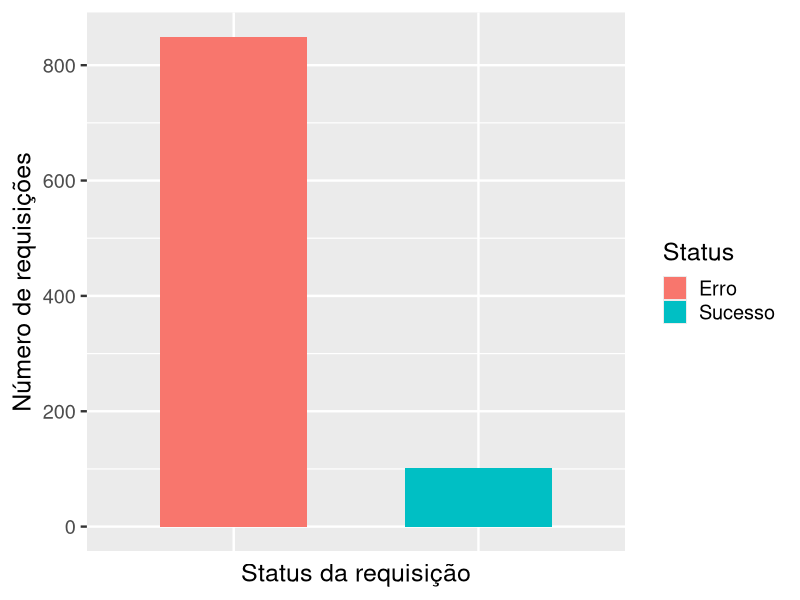
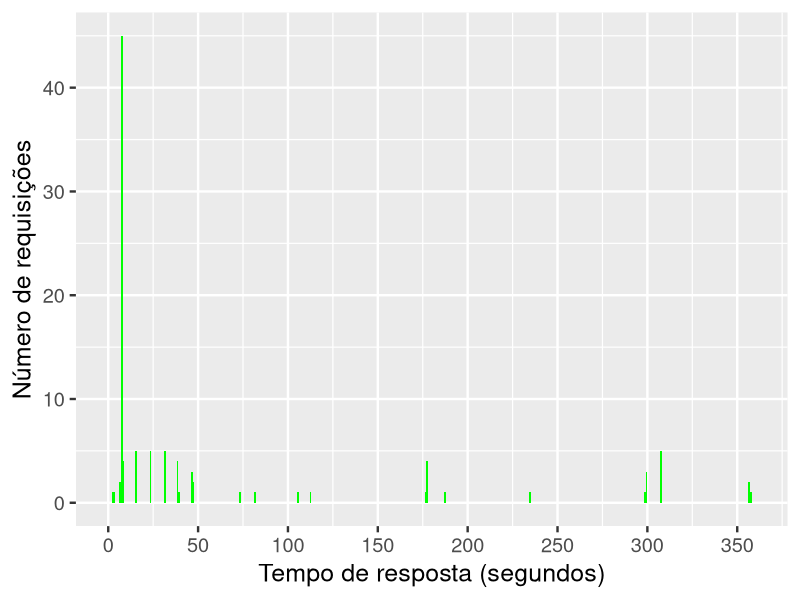
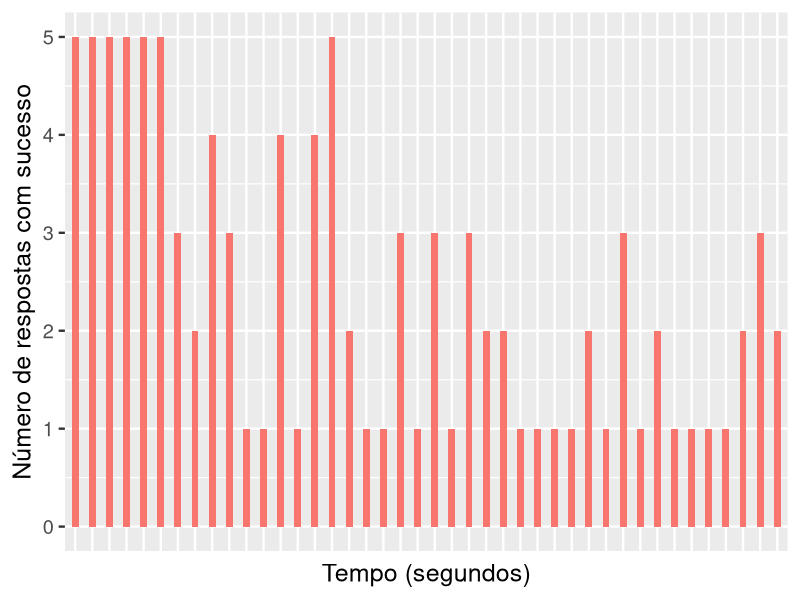
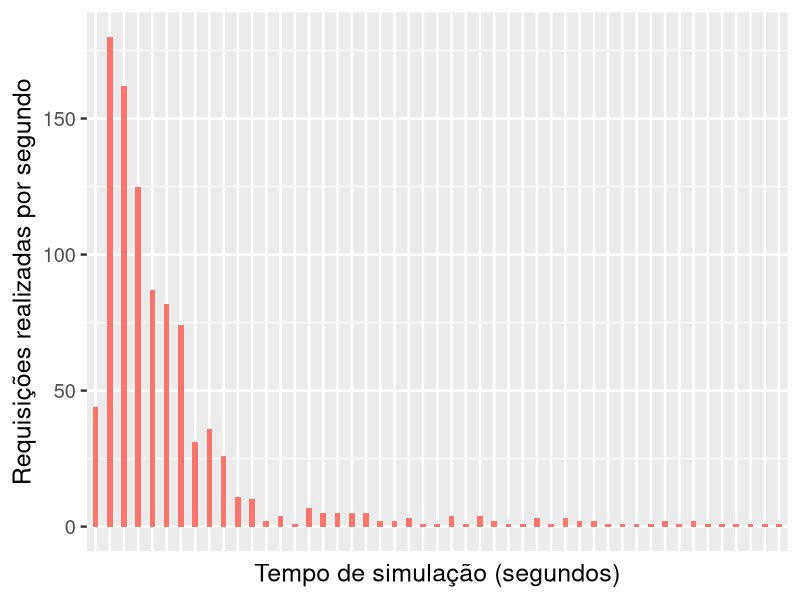

The R source for these figures, in order:
require("ggplot2")

setwd("/home/kanashiro/Documents/USP/masters-degree-qualification/scripts")

data <- read.csv(file="response_time.csv", header=TRUE, sep=",")

data[c('request', 'answer')] <- sapply(data[c('request', 'answer')], function(x) as.POSIXct(x, format="%Y-%m-%dT%H:%M:%S", tz="UTC"))
data['result'] <- sapply(data['result'], function(x) factor(x))
#print(data)

##############################################################################

result <- data$result
rate <- as.data.frame(table(result))
#print(rate)

Status <- c("Erro", "Sucesso")
theme_set(theme_gray(base_size = 18))
png('rate.png')
ggplot(rate, aes(result, Freq, fill=Status)) + geom_bar(stat="identity", width=.6) +
xlab("Status da requisição") + ylab("Número de requisições") +
theme(axis.text.x=element_blank(), axis.ticks.x=element_blank())
dev.off()

##############################################################################

rate_data <- split(data, data$result)
#print(rate_data[['success']])
success <- rate_data[['success']]
error <- rate_data[['error']]

success$response_time <- success$answer - success$request
#print(success)

theme_set(theme_gray(base_size = 18))
png('response_time.png')
ggplot(data=success, aes(x=success$response_time)) + geom_histogram(breaks=seq(0,360,1), fill="green") +
scale_x_continuous(breaks=seq(0, 360, 50), lim=c(0,360)) +
xlab("Tempo de resposta (segundos)") + ylab("Número de requisições")
dev.off()

##############################################################################

answer <- success$answer
throughput <- as.data.frame(table(answer))
#print(throughput)

theme_set(theme_gray(base_size = 18))
png('throughput.png')
ggplot(throughput, aes(answer, Freq, fill="green")) + geom_bar(stat="identity", width=.4) +
ylab("Número de respostas com sucesso") + xlab("Tempo (segundos)") +
theme(axis.text.x=element_blank(), axis.ticks.x=element_blank(), legend.position="none")
dev.off()

##############################################################################

request <- data$request
load <- as.data.frame(table(request))
#print(throughput)

theme_set(theme_gray(base_size = 18))
png('load.png')
ggplot(load, aes(request, Freq, fill="green")) + geom_bar(stat="identity", width=.4) +
ylab("Requisições realizadas por segundo") + xlab("Tempo de simulação (segundos)") +
theme(axis.text.x=element_blank(), axis.ticks.x=element_blank(), legend.position="none")
dev.off()

